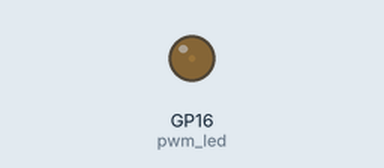
Bench run of a program on a simulated Raspberry Pi Pico running MicroPython. Shown: output pins drawn as LEDs (lit = HIGH). What the program prints to the serial console is not drawn.

Above: at 0.05 s.
At 0.6 s:
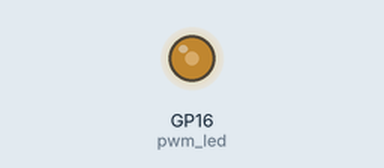
At 1.2 s:
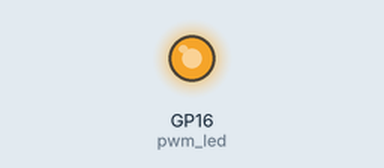
At 2.35 s:
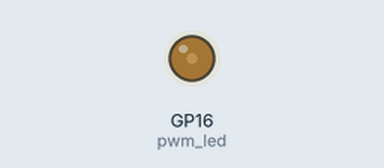
Timing chart, 0 to 6.1 s (numbered marks = the images above):
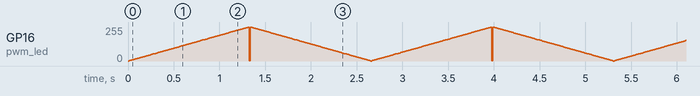

The program:

3_LED_PWM.py
```python
import machine
from machine import Pin, PWM
from utime import sleep

# 初始化 LED 的 PWM
pwm_led = PWM(Pin(16))  # 使用 GPIO16
pwm_led.freq(1000)      # 设置 PWM 频率为 1000 Hz

# 定义占空比
brightness = 0          # 初始化亮度为 0
fade_direction = 1      # 亮度变化方向（1 为增加，-1 为减少）

# 开始 LED 的亮度变化
print("LED starts fading with PWM...")
while True:
    pwm_led.duty_u16(brightness)  # 设置占空比（16 位）
    brightness += fade_direction * 500  # 调节亮度
    if brightness >= 65535 or brightness <= 0:
        fade_direction *= -1  # 反转方向
    sleep(0.01)  # 控制变化速度
```

Measured:
- by itself, GP16 (pwm_led): moves between 0/255 and 255/255, repeating every 2.7 s
